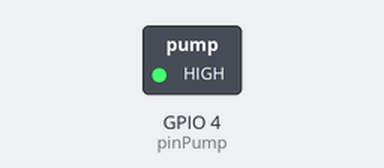
The program below on a simulated Raspberry Pi (BCM pin numbers). Parts: switched loads named in the program (green lamp = pin HIGH). The clock reads 2024-03-15 10:24:30 at power-on unless the program sets it; files the program writes start out absent. At 4.0 s the program stops and its outputs stay as they are.

Above: at 0.1 s.
At 4.1 s:
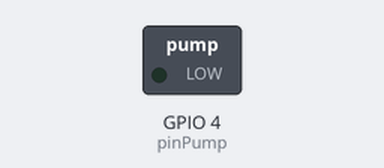
Timing chart, 0 to 5.5 s (numbered marks = the images above):
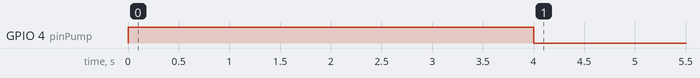

Measured:
- by itself, GPIO 4 (pinPump): LOW → HIGH at 0.00 s, → LOW 4.0 s later

The program:

rele.py
```python
import RPi.GPIO as GPIO
import datetime
import spidev
import time

# create SPI connection
spi = spidev.SpiDev()
spi.open(0,0)
spi.max_speed_hz = 1000000 # 1 MHz

# function to read out data from MCP3008
def readData(channel):
      adc = spi.xfer2([1,(8+channel)<<4,0])
      data = ((adc[1]&3) << 8) + adc[2]
      return data

pinPump = 4                               # GPIO pin of pump

# general GPIO settings
GPIO.setwarnings(False)                   # ignore warnings (unrelevant here)
GPIO.setmode(GPIO.BCM)                    # refer to GPIO pin numbers
GPIO.setup(pinPump, GPIO.OUT)             # Pi can send voltage to pump
GPIO.output(pinPump, GPIO.LOW)            # turn pump off

f = open("/home/brunocasas/raspberry-watering/WateringStats.txt", "a")
currentTime = datetime.datetime.now()
f.write(str(currentTime) + ":\n")


t_end = time.time() + 4               # pump runs 4 seconds

# actual pumping
while (time.time() < t_end):
    GPIO.output(pinPump, GPIO.HIGH)

GPIO.output(pinPump, GPIO.LOW)        # turn pump off

f.write("End - rele stopped\n")                             # line break for next log entry
f.close()                                 # close file
GPIO.cleanup()                            # proper clean up of used pins
```
